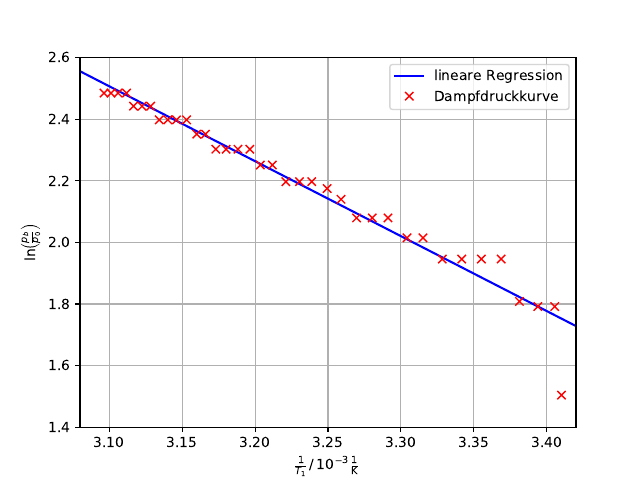

Recreate this plot in Python.
import matplotlib.pyplot as plt
from scipy.optimize import curve_fit
import numpy as np

t, x, y = np.genfromtxt('temp.txt', unpack='true')
a, b = np.genfromtxt('druck.txt', unpack='true')

x += 273.15
y += 273.15

z = np.log(b)
zz = 1/x


def f(x, c, d):
    return -c * x + d


param, cov = curve_fit(f, zz, z)
x_plot = np.linspace(3.08*10**(-3), 3.42*10**(-3), 6000)
plt.plot(x_plot*10**3, f(x_plot, *param), 'b-', label='lineare Regression')

plt.plot(zz*10**3, z, 'rx', label='Dampfdruckkurve')
plt.xlabel(r'$\frac{1}{T_1} \,/\, 10^{-3} \, \mathrm{\frac{1}{K}}$')
plt.ylabel(r'$\ln \left(\frac{p_b}{p_0} \right)$')

plt.xlim(3.08, 3.42)
plt.ylim(1.4, 2.6)

plt.grid()
plt.legend()

# plt.show()
# plt.savefig('dampf.pdf')

err = np.sqrt(np.diag(cov))
print('c =', param[0], '+-', err[0])
print('d =', param[1], '+-', err[1])

R = 8.314
L = param[0] * R
errL = R * err[0]

print('L =', L, '+-', errL)

print('Massendurchsatz')
zeit = [180, 600, 1020, 1560]
leistung = [120, 120, 120, 125]
tem1 = [22.6+273.15, 30.7+273.15, 37.3+273.15, 44.0+273.15]
tem2 = [18.0+273.15, 12.3+273.15, 7.6+273.15, 3.5+273.15]
pa = [4.4e5, 3.9e5, 3.5e5, 3.2e5]
pb = [6.1e5, 8.0e5, 9.0e5, 11.0e5]
leis = [120, 120, 120, 125]
kupfer = 750
wasser = 4.182*10**3*4
molar = 115


def g(x, a, b, c):
    return a * x**2 + b * x + c


param2, cov2 = curve_fit(g, t, y)
y_plot = np.linspace(0, 2200, 6000)

err2 = np.sqrt(np.diag(cov2))

i = 0
while i < 4:
    yy = 2 * param2[0] * zeit[i] + param2[1]
    erryy = np.sqrt((2 * zeit[i] * err2[0])**2+(err2[1])**2)
    m = (wasser + kupfer) * np.abs(yy) * 1/L
    m2 = m * molar
    errm = np.sqrt(((wasser + kupfer)/L * erryy)**2 + (-(wasser + kupfer)/L**2 * yy * errL)**2)
    errm2 = molar * errm
    print('m', i, '=', m, '+-', errm, 'mol/s')
    print('m', i, '=', m2, '+-', errm2, 'g/s')
    i += 1

print('mechanische Kompressorleistung')
T0 = 273.15
p0 = 1e5
k = 1.14
rho0 = 5.51 * 10**3

i = 0
while i < 4:
    yy = 2 * param2[0] * zeit[i] + param2[1]
    erryy = np.sqrt((2 * zeit[i] * err2[0])**2+(err2[1])**2)
    m = (wasser + kupfer) * np.abs(yy) * 1/L
    m2 = m * molar
    errm = np.sqrt(((wasser + kupfer)/L * erryy)**2 + (-(wasser + kupfer)/L**2 * yy * errL)**2)
    errm2 = molar * errm
    rho = (rho0 * T0 * pa[i])/(tem2[i] * p0)
    N = 1/(k-1) * (pb[i] * (pa[i]/pb[i])**(1/k) - pa[i]) * 1/rho * m2
    errN = 1/(k-1) * (pb[i] * (pa[i]/pb[i])**(1/k) - pa[i]) * 1/rho * errm2
    wirk = N / leis[i] * 100
    # print('rho', i, '=', rho)
    print('N', i, '=', N, '+-', errN)
    print('Wirkungsgrad', i, '=', wirk)
    i += 1
